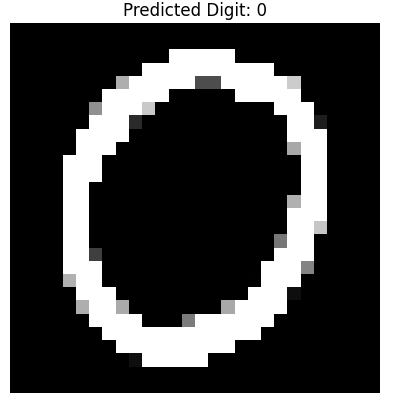
#> input picture results/zero.PNG, 419 x 400 px, given in place of zero.jpg, which was not available
$ jupyter execute --allow-errors ML_Project_Muhammad_Umair.ipynb
#> lines starting #> are read from the running program, lines starting #| are printed output that depends on the picture; after the words box and inside, x2 and y2 are one past the last pixel; in counts of white or black regions, pixels touching at a corner belong together; pictures that were not available may be replaced by others from this repository, and a replacement may not be noted
[cell 1]
import numpy as np
import matplotlib.pyplot as plt
import cv2
import tensorflow as tf
import pandas as pd
from tensorflow.keras import layers, models, callbacks
from sklearn.svm import SVC
from sklearn.ensemble import RandomForestClassifier
from sklearn.model_selection import GridSearchCV, train_test_split
from sklearn.metrics import classification_report, confusion_matrix, ConfusionMatrixDisplay, accuracy_score
from scipy import stats

# Setting seeds for reproducibility
np.random.seed(42)
tf.random.set_seed(42)
#> (this line was passed over: tensorflow is not available in this run)

[cell 2]
print("Loading MNIST data...")
#> (the rest of this cell did not finish here and is left out)

[cell 3]
print("--- Training Classical Models ---")

# Implementation 1: Random Forest with Hyperparameter Tuning & CV
print("Tuning Random Forest...")
rf_params = {'n_estimators': [50, 100], 'max_depth': [10, 20]}
rf_grid = GridSearchCV(RandomForestClassifier(), rf_params, cv=3)
#> (the rest of this cell did not finish here and is left out)

[cell 4]
print("--- Training CNN ---")

#> (the rest of this cell did not finish here and is left out)

[cell 5]
print("--- Final Evaluation ---")

# 1. Predictions
#> (the rest of this cell did not finish here and is left out)

[cell 6]
def predict_custom_image(image_path):
#> called with image_path = 'zero.jpg'
    img = cv2.imread(image_path, cv2.IMREAD_GRAYSCALE)
#> img is the input picture: shape (400, 419); min 0, max 255, mean 89.2
    if img is None:
        print(f"File {image_path} not found.")
        return

    # Advanced Preprocessing (Thresholding & Centering)
    blurred = cv2.GaussianBlur(img, (5, 5), 0)
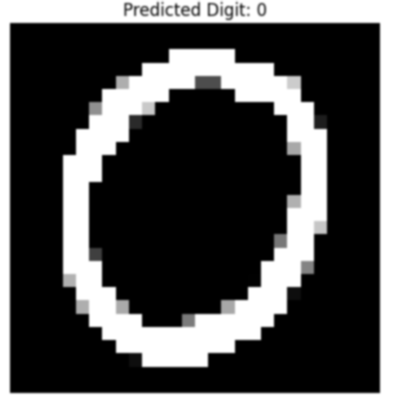
#> blurred: shape (400, 419); min 0, max 255, mean 89.2
    _, thresh = cv2.threshold(blurred, 0, 255, cv2.THRESH_BINARY_INV + cv2.THRESH_OTSU)
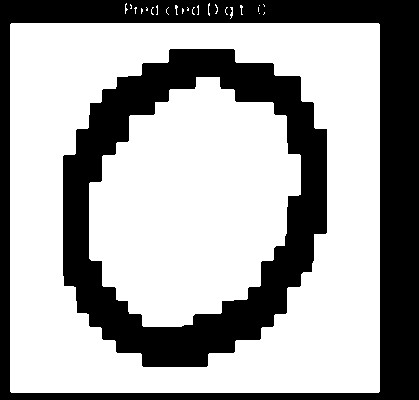
#> thresh: shape (400, 419); 64.7% white; 2 black regions, box (x1, y1, x2, y2) and area: (0, 0, 419, 400) 30476, (63, 49, 327, 367) 28684

    coords = cv2.findNonZero(thresh)
#> coords = contour of 108440 points, box (x1, y1, x2, y2) (10, 3, 380, 393), area 22616
    if coords is not None:
        x, y, w, h = cv2.boundingRect(coords)
#> x = 10; y = 3; w = 370; h = 390
        digit_crop = thresh[y:y+h, x:x+w]
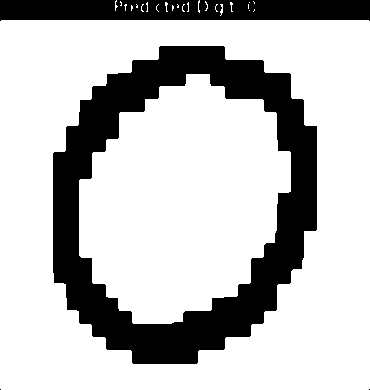
#> digit_crop: shape (390, 370); 75.1% white; 4 black regions (2 under 20 px), largest, box (x1, y1, x2, y2) and area: (53, 46, 317, 364) 28684, (0, 0, 370, 21) 7174
        size = max(w, h) + 30
#> size = 420
        canvas = np.zeros((size, size), dtype="uint8")
        ox, oy = (size - w) // 2, (size - h) // 2
#> ox = 25; oy = 15
        canvas[oy:oy+h, ox:ox+w] = digit_crop
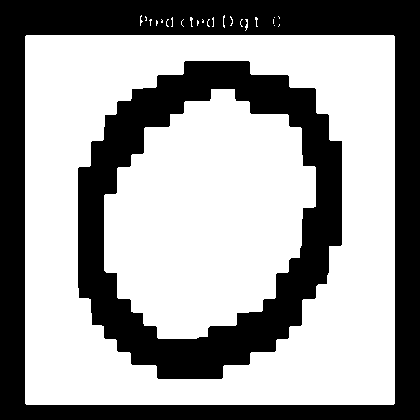
#> canvas: shape (420, 420); 61.5% white; 2 black regions, box (x1, y1, x2, y2) and area: (0, 0, 420, 420) 39276, (78, 61, 342, 379) 28684
        final_img = cv2.resize(canvas, (28, 28))
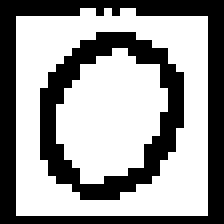
#> final_img: shape (28, 28) (shown 8 times larger); 60.5% white; 2 black regions, box (x1, y1, x2, y2) and area: (0, 0, 28, 28) 179, (5, 4, 23, 25) 131
    else:
        final_img = cv2.resize(thresh, (28, 28))

    final_img = final_img / 255.0
    prediction = cnn_model.predict(final_img.reshape(1, 28, 28, 1), verbose=0)
    digit = np.argmax(prediction)

    plt.imshow(final_img, cmap='gray')
    plt.title(f"Predicted Digit: {digit}")
    plt.axis('off')
    plt.show()

#> (the rest of this cell did not finish here and is left out)

[cell 7]
import os
import pandas as pd
import joblib
from google.colab import files

# 1. Create a logical repository structure
folders = ['models', 'results', 'data']
for folder in folders:
    os.makedirs(folder, exist_ok=True)

# 2. Save Trained Models for reproducibility
# Save the CNN (TensorFlow format)
#> (the rest of this cell did not finish here and is left out)

$ run again, with results/1.PNG copied over results/zero.PNG
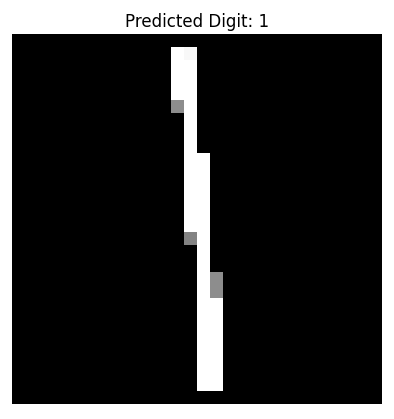
#> input picture results/1.PNG, 394 x 419 px, given in place of zero.jpg, which was not available
#> in predict_custom_image, img is the input picture: shape (419, 394); min 0, max 255, mean 54.7
#> in predict_custom_image, `_, thresh = cv2.threshold(blurred, 0, 255, cv2.THRESH_BINARY_INV + cv2..`:
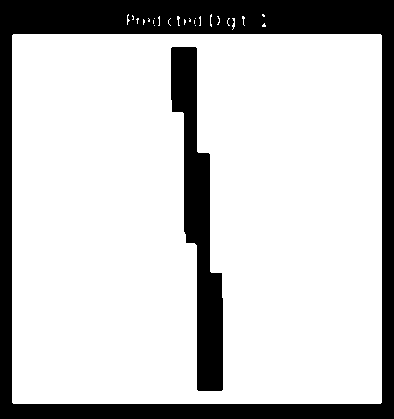
#> thresh: shape (419, 394); 78.2% white; 2 black regions, box (x1, y1, x2, y2) and area: (0, 0, 394, 419) 27970, (171, 47, 223, 391) 7965
#> coords = contour of 129151 points, box (x1, y1, x2, y2) (12, 14, 382, 404), area 22631
#> x = 12; y = 14; w = 370; h = 390
#> digit_crop: shape (390, 370); 89.5% white; 4 black regions (2 under 20 px), largest, box (x1, y1, x2, y2) and area: (159, 33, 211, 377) 7965, (0, 0, 370, 21) 7182
#> size = 420
#> ox = 25; oy = 15
#> canvas: shape (420, 420); 73.2% white; 2 black regions, box (x1, y1, x2, y2) and area: (0, 0, 420, 420) 39284, (184, 48, 236, 392) 7965
#> in predict_custom_image, `final_img = cv2.resize(canvas, (28, 28))`:
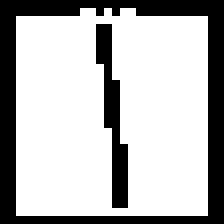
#> final_img: shape (28, 28) (shown 8 times larger); 71.8% white; 2 black regions, box (x1, y1, x2, y2) and area: (0, 0, 28, 28) 179, (12, 3, 16, 26) 42

$ run again, with results/2.PNG copied over results/zero.PNG
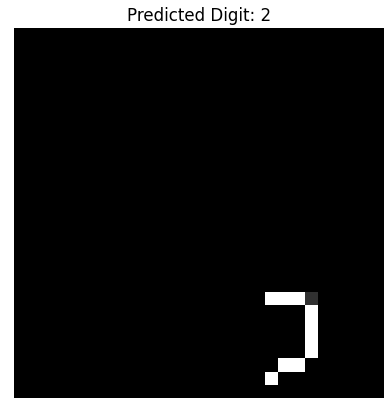
#> input picture results/2.PNG, 392 x 408 px, given in place of zero.jpg, which was not available
#> in predict_custom_image, img is the input picture: shape (408, 392); min 0, max 255, mean 38.7
#> in predict_custom_image, `_, thresh = cv2.threshold(blurred, 0, 255, cv2.THRESH_BINARY_INV + cv2..`:
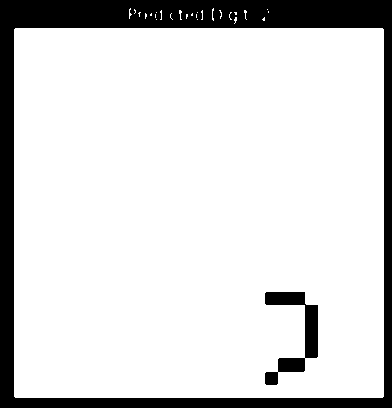
#> thresh: shape (408, 392); 84.6% white; 2 black regions, box (x1, y1, x2, y2) and area: (0, 0, 392, 408) 22837, (265, 292, 318, 385) 1749
#> coords = contour of 135350 points, box (x1, y1, x2, y2) (14, 8, 384, 398), area 22650
#> x = 14; y = 8; w = 370; h = 390
#> digit_crop: shape (390, 370); 93.8% white; 4 black regions (2 under 20 px), largest, box (x1, y1, x2, y2) and area: (0, 0, 370, 21) 7199, (251, 284, 304, 377) 1749
#> size = 420
#> ox = 25; oy = 15
#> canvas: shape (420, 420); 76.7% white; 2 black regions, box (x1, y1, x2, y2) and area: (0, 0, 420, 420) 39301, (276, 299, 329, 392) 1749
#> in predict_custom_image, `final_img = cv2.resize(canvas, (28, 28))`:
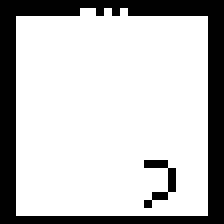
#> final_img: shape (28, 28) (shown 8 times larger); 75.9% white; 2 black regions (1 under 20 px), largest, box (x1, y1, x2, y2) and area: (0, 0, 28, 28) 180
